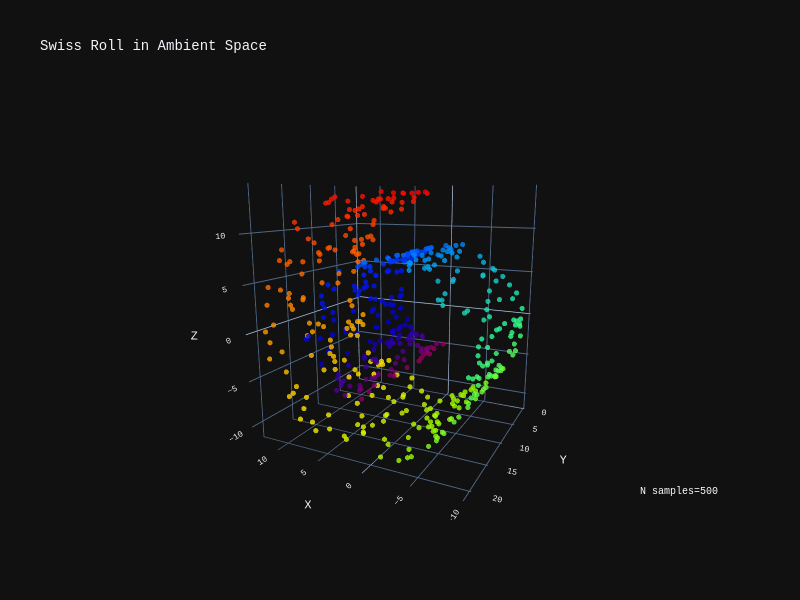
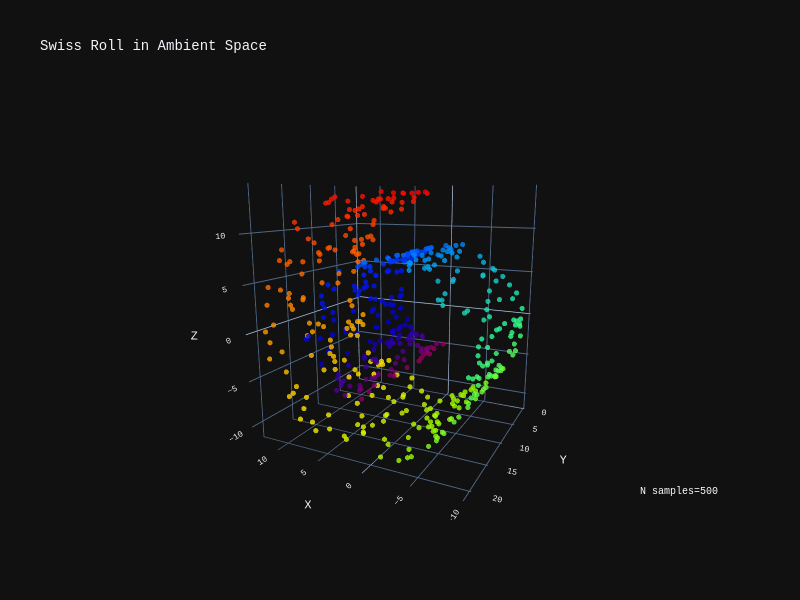

These figures' notebook cell, in order:
### Markdown cell above
## N-samples = 500

### Code cell
n_samples = 500
sr_points, sr_color = Utils.generate_swiss_roll(
    n_samples=n_samples, noise=0.0, plot="plotly", save_fig=False
)

### Figure 1 — Plotly figure (JSON) as saved in the notebook; plotly's stock layout.template omitted (floating-point values rounded to 4 significant figures; data arrays with more than 128 entries replaced by an {"elided": "..."} marker saying what was removed)
{"data": [{"marker": {"color": {"elided": "500 float values"}, "colorscale": [[0, "rgb(150,0,90)"], [0.125, "rgb(0,0,200)"], [0.25, "rgb(0,25,255)"], [0.375, "rgb(0,152,255)"], [0.5, "rgb(44,255,150)"], [0.625, "rgb(151,255,0)"], [0.75, "rgb(255,234,0)"], [0.875, "rgb(255,111,0)"], [1, "rgb(255,0,0)"]], "opacity": 0.8, "size": 3}, "mode": "markers", "scene": "scene", "type": "scatter3d", "x": {"elided": "500 float values"}, "y": {"elided": "500 float values"}, "z": {"elided": "500 float values"}}], "layout": {"annotations": [{"font": {"color": "white"}, "showarrow": false, "text": "N samples=500", "x": 1, "xref": "paper", "y": 0.05, "yref": "paper"}], "font": {"family": "Courier New, monospace", "size": 10}, "height": 600, "scene": {"camera": {"eye": {"x": -1, "y": 2, "z": 0.5}}, "domain": {"x": [0, 1], "y": [0, 1]}, "xaxis": {"title": {"text": "X"}}, "yaxis": {"title": {"text": "Y"}}, "zaxis": {"title": {"text": "Z"}}}, "title": {"text": "Swiss Roll in Ambient Space"}, "width": 800}}

### Figure 2 — Plotly figure (JSON) as saved in the notebook; plotly's stock layout.template omitted (floating-point values rounded to 4 significant figures; data arrays with more than 128 entries replaced by an {"elided": "..."} marker saying what was removed)
{"data": [{"marker": {"color": {"elided": "500 float values"}, "colorscale": [[0, "rgb(150,0,90)"], [0.125, "rgb(0,0,200)"], [0.25, "rgb(0,25,255)"], [0.375, "rgb(0,152,255)"], [0.5, "rgb(44,255,150)"], [0.625, "rgb(151,255,0)"], [0.75, "rgb(255,234,0)"], [0.875, "rgb(255,111,0)"], [1, "rgb(255,0,0)"]], "opacity": 0.8, "size": 3}, "mode": "markers", "scene": "scene", "type": "scatter3d", "x": {"elided": "500 float values"}, "y": {"elided": "500 float values"}, "z": {"elided": "500 float values"}}], "layout": {"annotations": [{"font": {"color": "white"}, "showarrow": false, "text": "N samples=500", "x": 1, "xref": "paper", "y": 0.05, "yref": "paper"}], "font": {"family": "Courier New, monospace", "size": 10}, "height": 600, "scene": {"camera": {"eye": {"x": -1, "y": 2, "z": 0.5}}, "domain": {"x": [0, 1], "y": [0, 1]}, "xaxis": {"title": {"text": "X"}}, "yaxis": {"title": {"text": "Y"}}, "zaxis": {"title": {"text": "Z"}}}, "title": {"text": "Swiss Roll in Ambient Space"}, "width": 800}}
